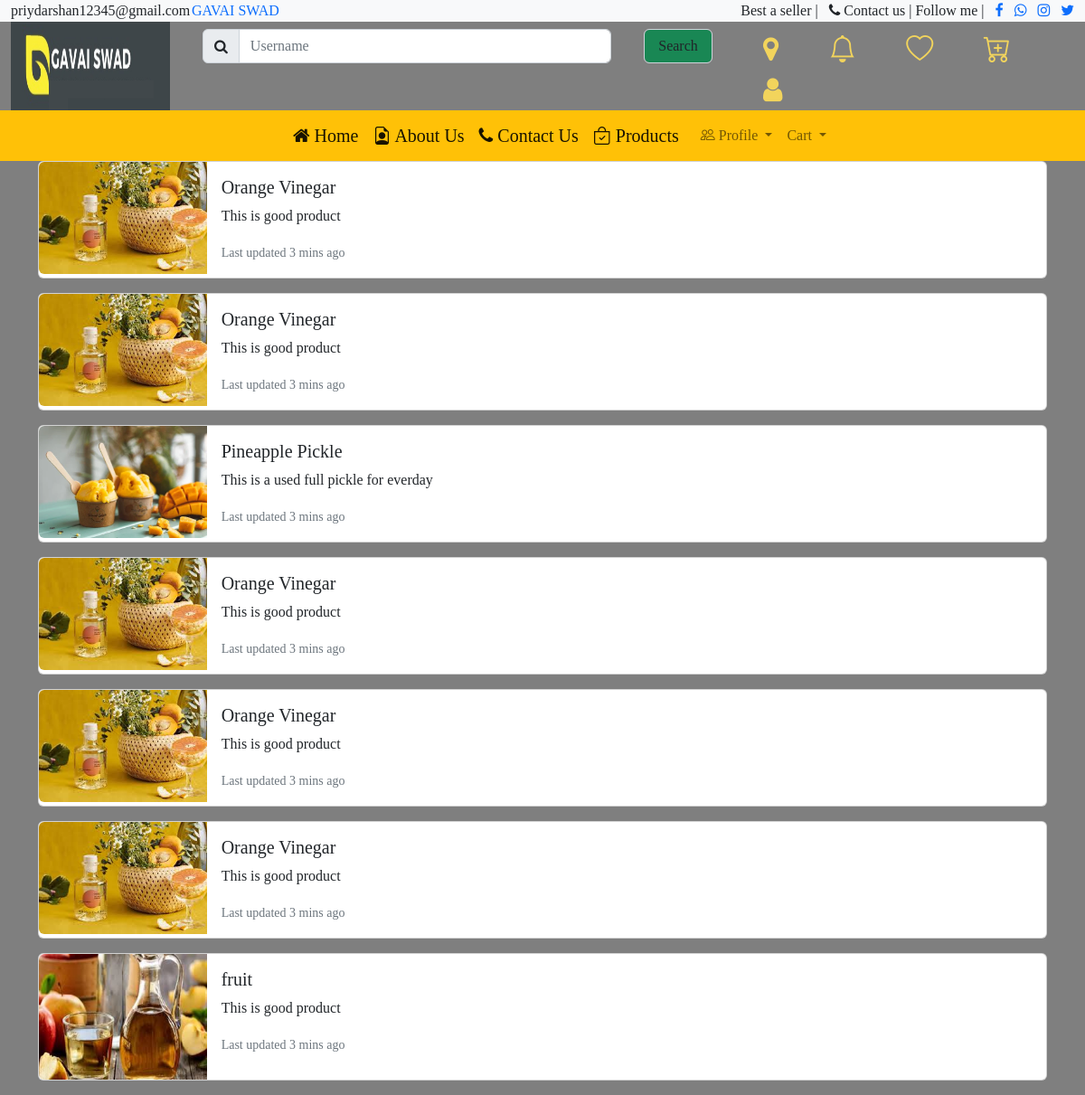
The app's page /cart.php (signed in) with its own data.
### tables this page shows
CREATE TABLE `tbl_notification` (
  `sr_no` int(11) NOT NULL,
  `notification` varchar(200) NOT NULL,
  `date` varchar(20) NOT NULL
);

CREATE TABLE `tbl_cart` (
  `cart_id` int(11) NOT NULL,
  `user_id` int(11) NOT NULL,
  `cate_id` int(11) NOT NULL,
  `pro_id` int(11) NOT NULL,
  `status` varchar(15) NOT NULL,
  `date` varchar(10) NOT NULL
);

CREATE TABLE `tbl_product` (
  `pro_id` int(11) NOT NULL,
  `pro_name` varchar(100) NOT NULL,
  `cat_id` int(11) NOT NULL,
  `file_name` varchar(200) NOT NULL,
  `total_unit` int(5) NOT NULL,
  `c_price` varchar(4) NOT NULL,
  `s_price` varchar(4) NOT NULL,
  `expiry` varchar(10) NOT NULL,
  `description` varchar(200) NOT NULL,
  `date` varchar(20) NOT NULL
);

### cart.php (the view, shortened to what this page needs)
<?php
if ($_SESSION['user'] == "") {
    header("location:login.php");
} else {
    include("header.php");
    $user = $_SESSION['user'];
    $query1 = "select * from tbl_user where email='$user'";
    $res1 = mysqli_query($con, $query1);
    $row1 = mysqli_fetch_array($res1);
    $user_id = $row1['user_id'];
    $query2 = "select * from tbl_cart where user_id='$user_id'";
    $res2 = mysqli_query($con, $query2);
?>
    <!DOCTYPE html>
    <html lang="en">
    <head>
        <link href="../assets/cs/bootstrap.css" rel="stylesheet" />
        <link href="../assets/cs/style.css" rel="stylesheet" type="text/css" />
        <link rel="stylesheet" href="https://cdn.jsdelivr.net/npm/bootstrap-icons@1.9.1/font/bootstrap-icons.css">
        <link rel="stylesheet" href="https://cdnjs.cloudflare.com/ajax/libs/font-awesome/4.7.0/css/font-awesome.min.css">
    </head>
    <body>
        <div class="container">
            <?php
            while ($row2 = mysqli_fetch_array($res2)) {
                $pro_id = $row2['pro_id'];
                $query3 = "select * from tbl_product where pro_id='$pro_id'";
                $res3 = mysqli_query($con, $query3);
                $row3 = mysqli_fetch_array($res3);
            ?>
                <div class="row">
                    <div class="col-sm-12">
                        <div class="card mb-3">
                            <div class="row g-0">
                                <div class="col-md-2">
                                    <img src="admin/product/<?php echo $row3['file_name']; ?>" class="img-fluid rounded-start" alt="...">
                                </div>
                                <div class="col-md-10">
                                    <div class="card-body">
                                        <h5 class="card-title h-100"><?php echo $row3['pro_name']; ?></h5>
                                        <p class="card-text"><?php echo $row3['description']; ?></p>
                                        <p class="card-text"><small class="text-muted">Last updated 3 mins ago</small></p>
                                    </div>
                                </div>
                            </div>
                        </div>
                    </div>
                </div>
            <?php
            }
            ?>
        </div>
    </body>
    </html>
<?php
}
?>

### header.php (shortened to what this page needs)
<!doctype html>
<html lang="en">
<head>
  <link href="assets/cs/bootstrap.css" rel="stylesheet" />
  <link href="assets/cs/style.css" rel="stylesheet" type="text/css" />
  <link rel="stylesheet" href="https://cdn.jsdelivr.net/npm/bootstrap-icons@1.9.1/font/bootstrap-icons.css">
  <link rel="stylesheet" href="https://cdnjs.cloudflare.com/ajax/libs/font-awesome/4.7.0/css/font-awesome.min.css">
</head>
<body>
  <div class="container-fluid">
    <div class="row sticky-top bg-light">
      <div class="col-sm-2 "> priydarshan12345@gmail.com</div>
      <?php
      $con = mysqli_connect("localhost", "root", "", "os");
      $query = "select * from tbl_notification order by sr_no desc limit 1";
      $notice = mysqli_query($con, $query);
      $notification = mysqli_fetch_array($notice);
      ?>
      <div class="col-sm-6 ">
        <marquee><span class="text-primary"><?php echo $notification['notification']; ?></span></marquee>
      </div>
      <div class="col-sm-4 text-end ">
        Best a seller |
        <i class="fa fa-phone ms-2"></i> Contact us
        | Follow me |
        <a href="#"><i class="fa fa-facebook ms-2"></i></a>
        <a href="#"><i class="fa fa-whatsapp ms-2"></i></a>
        <a href="#"><i class="fa fa-instagram ms-2"></i></a>
        <a href="#"><i class="fa fa-twitter ms-2"></i></a>
      </div>
    </div>
    <div class="row">
      <div class="col-sm-2">
        <img src="assets/images/logod.png" style="height: 100%; width:100%;" />
      </div>
      <div class="col-sm-6">
        <div class="row">
          <div class="col-sm-10">
            <nav class="navbar ">
              <form class="container-fluid">
                <div class="input-group">
                  <span class="input-group-text" id="basic-addon1"><i class="fa fa-search"></i></span>
                  <input type="text" class="form-control" placeholder="Username" aria-label="Username" aria-describedby="basic-addon1">
                </div>
              </form>
            </nav>
          </div>
          <div class="col-sm-2  mt-2">
            <input type="submit" value="Search" class="form-control bg-success" />
          </div>
        </div>
      </div>
      <div class="col-sm-4 mt-2" id="fafa">
        <a class="px-3 ms-3 abc " href="#">
          <i class="fa fa-map-marker" aria-hidden="true"></i>
          <a class="px-3 ms-3 abc " href="#">
            <i class="bi bi-bell"></i>
          </a>
          <a class="px-3 ms-3 abc" href="#">
            <i class="bi bi-heart"></i>
          </a>
          <a class="px-3 ms-3 abc" href="single.php">
            <i class="bi bi-cart-plus"></i>
          </a>
          <a class="px-3 ms-3 abc" href="login.php">
            <i class="fa fa-user"></i></a>
      </div>
    </div>
    <div class="row bg-warning sticky-top">
      <div class="col-sm-3"></div>
      <div class="col-sm-6">
        <nav class="navbar navbar-expand-lg ">
          <div class="container-fluid">
            <a class="navbar-brand" href="index.php"><i class="fa fa-home" aria-hidden="true"></i> Home</a>
            <a class="navbar-brand" href="about.php"><i class="bi bi-file-earmark-person"></i> About Us</a>
            <a class="navbar-brand" href="contact.php"><i class="fa fa-phone"></i> Contact Us</a>
            <a class="navbar-brand" href="products.php"><i class="bi bi-bag-check"></i> Products</a>
            <div class="collapse navbar-collapse" id="navbarNavDropdown">
              <ul class="navbar-nav">
                <li class="nav-item dropdown">
                  <a class="nav-link dropdown-toggle" href="header.php" role="button" data-bs-toggle="dropdown" aria-expanded="false"><i class="bi bi-people"></i>
                  <?php
                  if ($_SESSION['user']=="") {
                      echo 'Login Here';
                  } else {
                    echo 'Profile';
                  }
                    ?>
                  </a>
                </li>
                <li class="nav-item dropdown">
                  <a class="nav-link dropdown-toggle" href="#" role="button" data-bs-toggle="dropdown" aria-expanded="false">
                    Cart
                  </a>
                </li>
              </ul>
            </div>
          </div>
        </nav>
      </div>
      <div class="col-sm-3"></div>
    </div>

### assets/cs/style.css (style rules this page uses)
body { background:rgba(0,0,0,.5); font-family:Josefin Sans; }
#fafa { font-size:30px; }
.abc { text-decoration: none; color:#ffde59; opacity: 90%; }

### records on screen
tbl_notification: notification "GAVAI SWAD"
tbl_cart: pro.file_name (picture), pro.pro_name "Orange Vinegar", pro.description "This is good product"
tbl_cart: pro.file_name (picture), pro.pro_name "Orange Vinegar", pro.description "This is good product"
tbl_cart: pro.file_name (picture), pro.pro_name "Pineapple Pickle", pro.description "This is a used full pickle for everday"
tbl_cart: pro.file_name (picture), pro.pro_name "Orange Vinegar", pro.description "This is good product"
tbl_cart: pro.file_name (picture), pro.pro_name "Orange Vinegar", pro.description "This is good product"
tbl_cart: pro.file_name (picture), pro.pro_name "Orange Vinegar", pro.description "This is good product"
tbl_cart: pro.file_name (picture), pro.pro_name "fruit", pro.description "This is good product"
